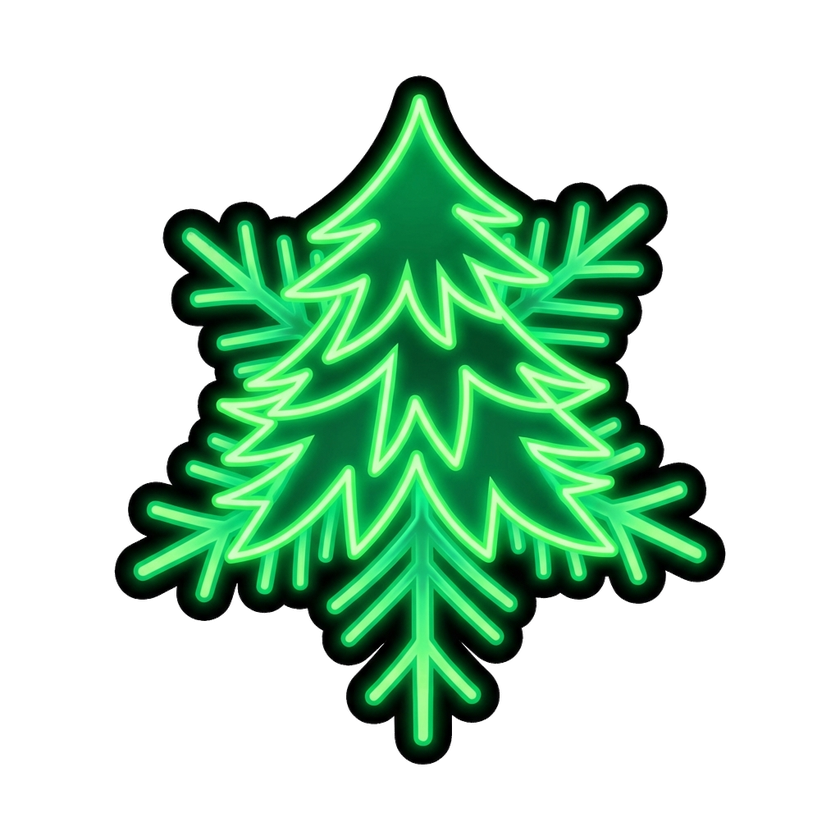
#> input picture helicopter_game/tree.png, 840 x 840 px, shrunk from 1024 x 1024 before the run, found by its file name
$ python remove_bg.py
#> lines starting #> are read from the running program, lines starting #| are printed output that depends on the picture
from PIL import Image, ImageDraw
import os

def remove_background_flood(input_path, output_path, tolerance=30):
#> called with tolerance = 30
    try:
        img = Image.open(input_path).convert("RGBA")
#> img is the input picture: PIL image 840x840 RGBA; mean R, G, B, A 14.3, 49.5, 25.7, 85.4

        seeds = [(0, 0), (img.width-1, 0), (0, img.height-1), (img.width-1, img.height-1)]
#> seeds = [(0, 0), (839, 0), (0, 839), (839, 839)]
        bg_color = img.getpixel((0, 0))
#> bg_color = (0, 0, 0, 0)

        width, height = img.size
#> width = 840; height = 840
        pixels = img.load()
        visited = set()
        queue = list(seeds)
#> queue = [(0, 0), (839, 0), (0, 839), (839, 839)]

        def color_match(c1, c2, tol):
            return (abs(c1[0] - c2[0]) <= tol and
                    abs(c1[1] - c2[1]) <= tol and
                    abs(c1[2] - c2[2]) <= tol)

        while queue:
            x, y = queue.pop(0)
            if (x, y) in visited:
                continue

            if x < 0 or x >= width or y < 0 or y >= height:
                continue

            current_color = pixels[x, y]

            if color_match(current_color, bg_color, tolerance):
                pixels[x, y] = (0, 0, 0, 0) # Transparent
                visited.add((x, y))

                queue.append((x+1, y))
                queue.append((x-1, y))
                queue.append((x, y+1))
                queue.append((x, y-1))
#> after the loop, queue = []; visited = 500596 items

        img.save(output_path, "PNG")
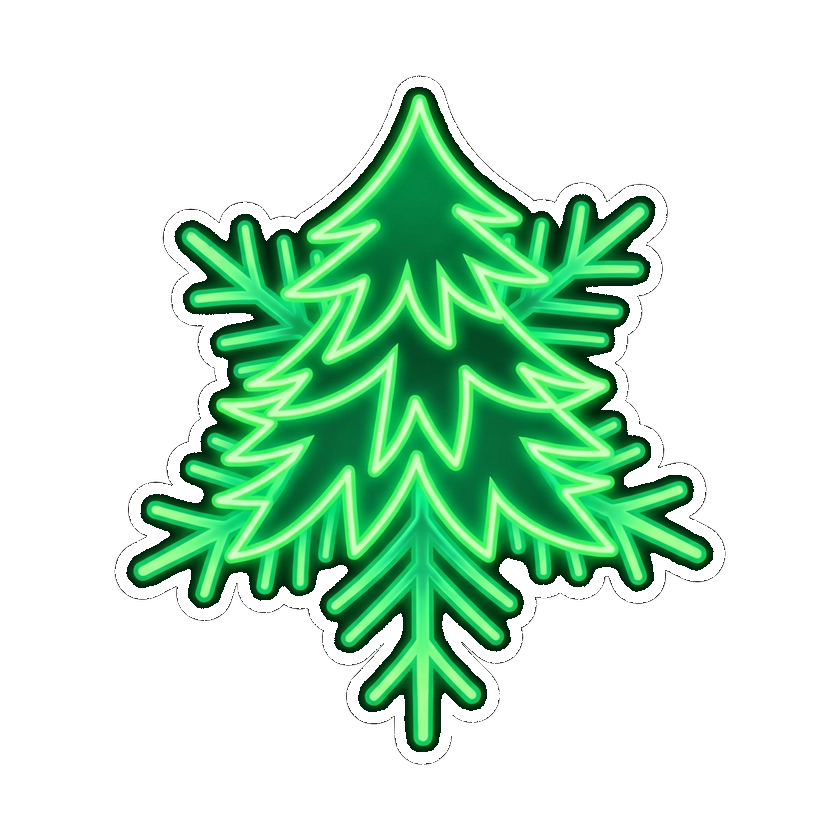
#> saved as tree.png: PIL image 840x840 RGBA; mean R, G, B, A 14.3, 48.9, 25.5, 72.4; transparent parts drawn white
        print(f"Processed {input_path} -> {output_path} with flood fill")

    except Exception as e:
        print(f"Error processing {input_path}: {e}")

base_dir = "/Users/kshingu/antigravity/helicopter_game"
# Only process helicopter this time
remove_background_flood(os.path.join(base_dir, "tree.png"), os.path.join(base_dir, "tree.png"))

$ run again, with helicopter_game/helicopter.png copied over helicopter_game/tree.png
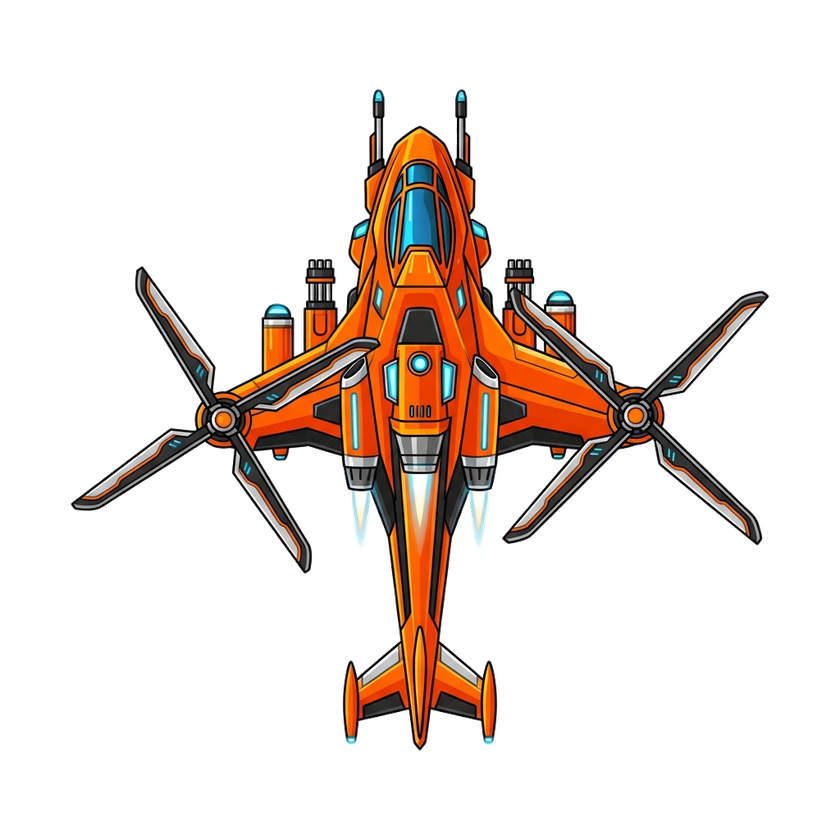
#> input picture helicopter_game/helicopter.png, 840 x 840 px, shrunk from 1024 x 1024 before the run, found by its file name
#> in remove_background_flood, img is the input picture: PIL image 840x840 RGBA; mean R, G, B, A 27.2, 17.2, 11.5, 46.2
#> bg_color = (0, 0, 0, 0)
#> after the loop in remove_background_flood, `while queue:`: queue = []; visited = 576597 items
#> in remove_background_flood, `img.save(output_path, "PNG")`:
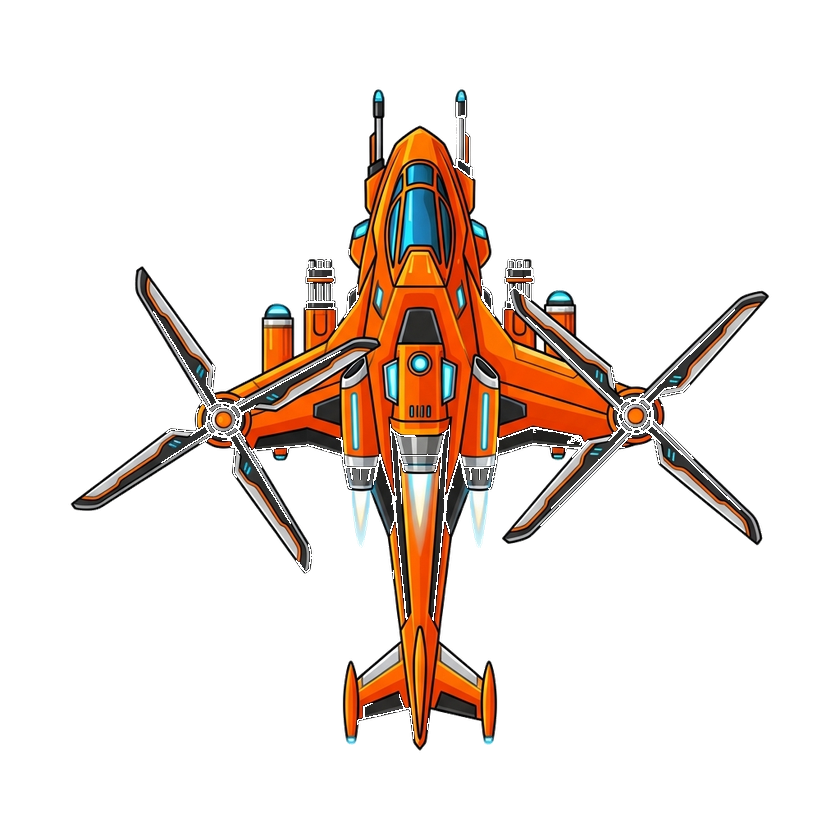
#> saved as tree.png: PIL image 840x840 RGBA; mean R, G, B, A 27, 17.2, 11.4, 43.6; transparent parts drawn white
